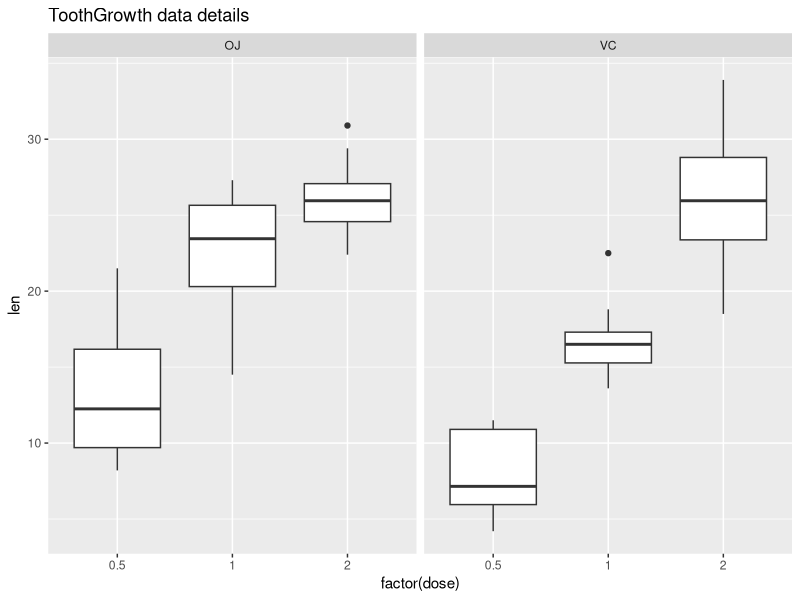

Reproduce this figure in R.
## ---- chunk 1
library(knitr)
# Setting the global options.
opts_chunk$set(fig.width=6, fig.height=4, warning=FALSE)
## ---- chunk 2
library(datasets)
data(ToothGrowth)
# Print the frame details
str(ToothGrowth)

unique(ToothGrowth$len); unique(ToothGrowth$dose)

library(ggplot2)
m <- ggplot(ToothGrowth, aes(x=factor(dose), y=len))
m + geom_boxplot() + facet_grid(.~supp) + ggtitle("ToothGrowth data details")
## ---- chunk 3
summary(ToothGrowth)
## ---- chunk 4
# TBD
